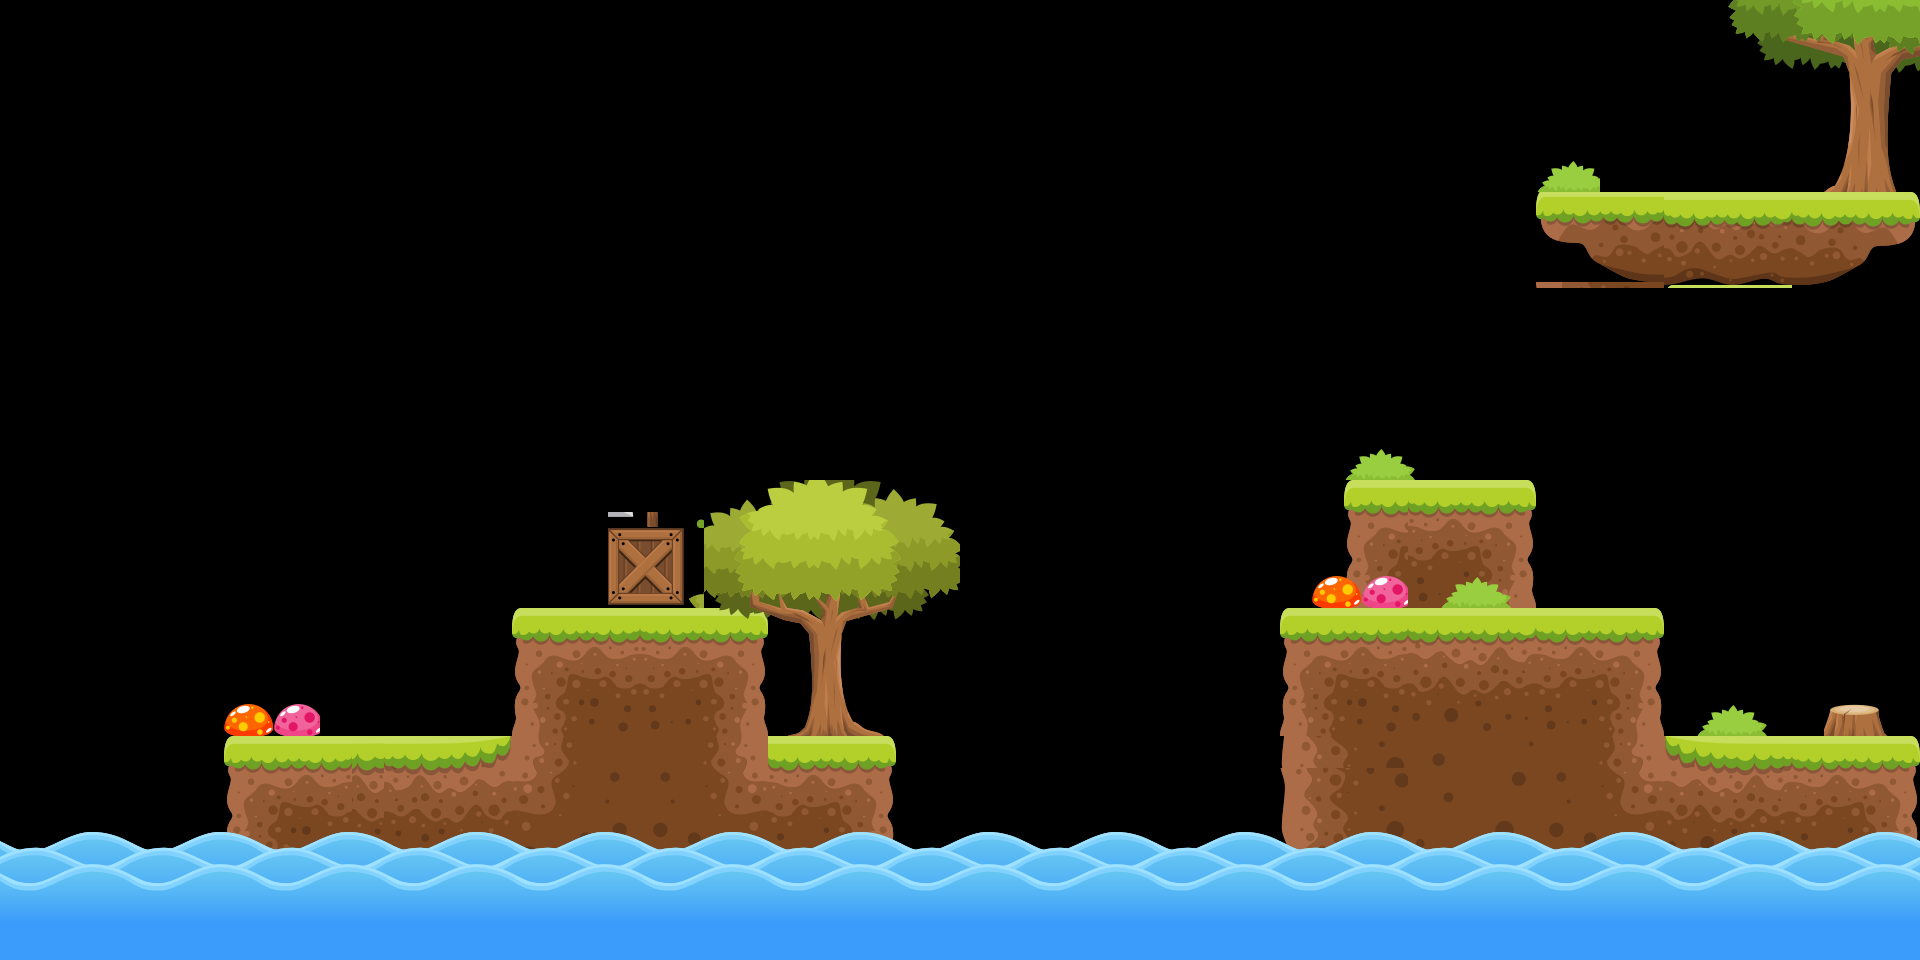

Rendered tile map (Tiled .tmx) drawn with the repository's tilesets; below, a short description and the map source with its tile grids summarised:
An orthogonal 60x30 tile map with 32x32 px tiles, 3 tile layers (ground, objects, water), 2 tilesets and 12 objects (8x solid, 4x respawn).

<map version="1.0" tiledversion="1.1.6" orientation="orthogonal" renderorder="right-down" width="60" height="30" tilewidth="32" tileheight="32" infinite="0" nextobjectid="29">
 <tileset firstgid="1" source="ForestTiles.tsx" />
 <tileset firstgid="297" source="ForestObjects.tsx" />
 <layer name="ground" width="60" height="30">
  <data>[1800 cells, 304 non-empty, 176 distinct tile ids]</data>
 </layer>
 <layer name="objects" width="60" height="30">
  <data>[1800 cells, 128 non-empty, 117 distinct tile ids]</data>
 </layer>
 <layer name="water" width="60" height="30" locked="1">
  <data>[1800 cells, 240 non-empty, 17 distinct tile ids]</data>
 </layer>
 <objectgroup name="collision">
  <object id="1" name="solid" type="solid" x="1280.79" y="607.553" width="375.844" height="240.92" />
  <object id="3" name="solid" type="solid" x="1656.63" y="736.179" width="259.077" height="111.988" />
  <object id="5" name="solid" type="solid" x="514.505" y="611.202" width="249.955" height="232.376" />
  <object id="6" name="solid" type="solid" x="609.378" y="527.276" width="74.8041" height="80.2782" />
  <object id="7" name="solid" type="solid" x="222.587" y="738.916" width="288.269" height="107.393" />
  <object id="15" name="solid" type="solid" x="765.371" y="733.442" width="125.89" height="110.136" />
  <object id="22" name="solid" type="solid" x="1537.02" y="190.771" width="381.94" height="95.5747" rotation="-0.01907" />
  <object id="23" name="solid" type="solid" x="1342.98" y="478.688" width="187.922" height="125.89" />
 </objectgroup>
 <objectgroup name="respawn">
  <object id="24" name="respawn" type="respawn" x="1365.89" y="372.663" width="74.3569" height="102.492" />
  <object id="26" name="respawn" type="respawn" x="1698.89" y="85.0735" width="90.2294" height="100.541" />
  <object id="27" name="respawn" type="respawn" x="1786.54" y="590.358" width="95.3854" height="146.945" />
  <object id="28" name="respawn" type="respawn" x="306.776" y="629.028" width="59.2936" height="108.275" />
 </objectgroup>
</map>
